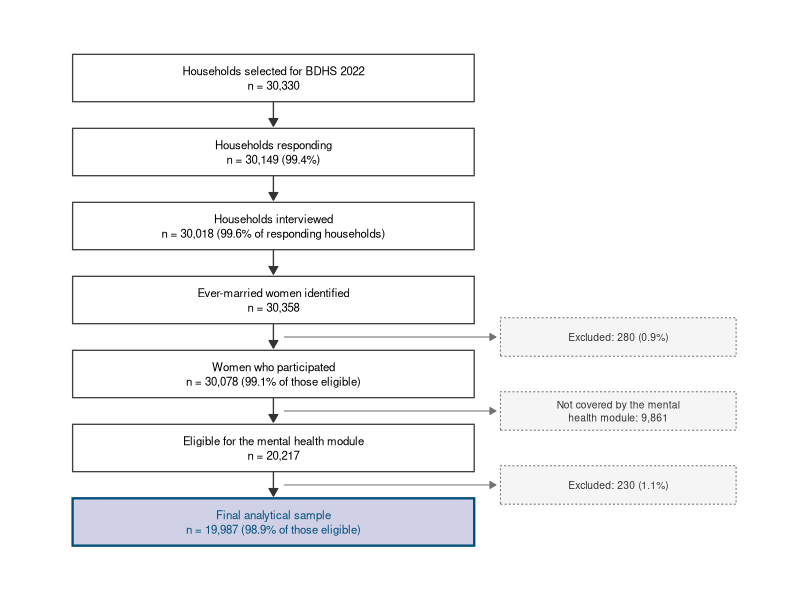

This chart was generated by the following R code:
# ==============================================================
# Figure 1. Derivation of the analytical sample (STROBE item 13)
#
# Drawn to match Figure 2. The one accent colour is the light blue
# used for the outcome in Figure 2 and for Figures 4 and 5; here it
# marks the final analytical sample. Exclusions stay grey, so the
# colour separates the sample that was analysed from what was not.
#
# All counts are taken from the earlier flow diagram supplied by
# the author. One box is derived rather than copied and is marked
# below: 30,078 - 20,217 = 9,861 women were not covered by the
# mental health module. Check that this wording matches how the
# subsample is described in the Methods before submitting.
# ==============================================================

need <- c("ggplot2")
miss <- need[!vapply(need, requireNamespace, logical(1), quietly = TRUE)]
if (length(miss)) stop("Install first: install.packages(c(",
                       paste0('"', miss, '"', collapse = ", "), "))")
library(ggplot2)

# --------------------------------------------------------------
# 1. Boxes down the main column
# --------------------------------------------------------------
main <- data.frame(
  y = 7:1,
  label = c(
    "Households selected for BDHS 2022\nn = 30,330",
    "Households responding\nn = 30,149 (99.4%)",
    "Households interviewed\nn = 30,018 (99.6% of responding households)",
    "Ever-married women identified\nn = 30,358",
    "Women who participated\nn = 30,078 (99.1% of those eligible)",
    "Eligible for the mental health module\nn = 20,217",
    "Final analytical sample\nn = 19,987 (98.9% of those eligible)"
  ),
  stringsAsFactors = FALSE
)

# --------------------------------------------------------------
# 2. Exclusions, shown to the right at the step where they occur
# --------------------------------------------------------------
side <- data.frame(
  y = c(3.5, 2.5, 1.5),
  label = c("Excluded: 280 (0.9%)",
            "Not covered by the mental\nhealth module: 9,861",
            "Excluded: 230 (1.1%)"),
  stringsAsFactors = FALSE
)

BW <- 2.30; BH <- 0.32       # half width and half height of a main box
SW <- 1.35; SH <- 0.26       # half width and half height of a side box
SX <- 3.95                   # centre of the side column

# --------------------------------------------------------------
# 3. Arrows
# --------------------------------------------------------------
down <- data.frame(x = 0, xend = 0,
                   y = main$y[-7] - BH, yend = main$y[-1] + BH + 0.03)
across <- data.frame(x = 0.12, xend = SX - SW - 0.05,
                     y = side$y, yend = side$y)

# --------------------------------------------------------------
# 4. Draw
# --------------------------------------------------------------
p <- ggplot() +
  geom_segment(data = down, aes(x, y, xend = xend, yend = yend),
               colour = "grey20", linewidth = 0.45,
               arrow = arrow(length = unit(2.2, "mm"), type = "closed")) +
  geom_segment(data = across, aes(x, y, xend = xend, yend = yend),
               colour = "grey45", linewidth = 0.35,
               arrow = arrow(length = unit(1.8, "mm"), type = "closed")) +
  # The final box is filled in the same light blue used for the
  # outcome in Figure 2 and for Figures 4 and 5, marking the sample
  # the paper actually analyses. Every other box stays neutral.
  geom_rect(data = main,
            aes(xmin = -BW, xmax = BW, ymin = y - BH, ymax = y + BH,
                fill = y == 1, colour = y == 1, linewidth = y == 1)) +
  scale_fill_manual(values = c("FALSE" = "white", "TRUE" = "#D0D1E6"), guide = "none") +
  scale_colour_manual(values = c("FALSE" = "grey25", "TRUE" = "#034E7B"), guide = "none") +
  scale_linewidth_manual(values = c("FALSE" = 0.45, "TRUE" = 0.8), guide = "none") +
  geom_text(data = main, aes(0, y, label = label),
            size = 2.9, lineheight = 1.05,
            colour = ifelse(main$y == 1, "#034E7B", "black")) +
  geom_rect(data = side,
            aes(xmin = SX - SW, xmax = SX + SW, ymin = y - SH, ymax = y + SH),
            fill = "grey96", colour = "grey45", linewidth = 0.35, linetype = "22") +
  geom_text(data = side, aes(SX, y, label = label),
            size = 2.6, lineheight = 1.05, colour = "grey20") +
  coord_cartesian(xlim = c(-2.6, 5.5), ylim = c(0.45, 7.55), clip = "off") +
  theme_void() +
  theme(plot.background = element_rect(fill = "white", colour = NA),
        plot.margin = margin(8, 8, 8, 8))

ggsave("Figure1_flowchart.tiff", p, width = 6.6, height = 6.4,
       dpi = 300, compression = "lzw", bg = "white")

# --------------------------------------------------------------
# 5. Arithmetic check and proof the file was written
# --------------------------------------------------------------
cat("\nCheck: 30,078 - 280 participants excluded earlier is already applied.\n")
cat("30,078 - 20,217 =", 30078 - 20217, "(shown as not covered by the module)\n")
cat("20,217 -    230 =", 20217 - 230, "(final analytical sample)\n")

info <- file.info("Figure1_flowchart.tiff")
cat(sprintf("\nFigure1_flowchart.tiff  %8.0f bytes  written %s\n",
            info$size, format(info$mtime, "%H:%M:%S")))
